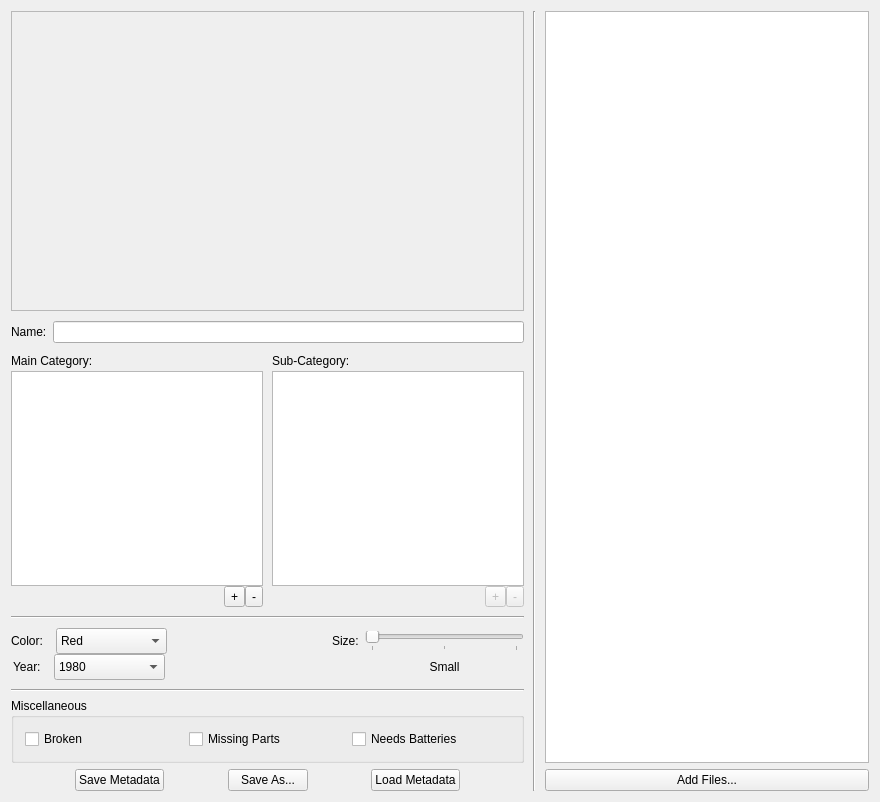
<?xml version="1.0" encoding="UTF-8"?>
<ui version="4.0">
 <class>MainWindow</class>
 <widget class="QMainWindow" name="MainWindow">
  <property name="geometry">
   <rect>
    <x>0</x>
    <y>0</y>
    <width>880</width>
    <height>802</height>
   </rect>
  </property>
  <property name="windowTitle">
   <string>Spectra</string>
  </property>
  <widget class="QWidget" name="centralWidget">
   <layout class="QHBoxLayout" name="horizontalLayout_8">
    <item>
     <widget class="QFrame" name="leftMetaFrame">
      <property name="sizePolicy">
       <sizepolicy hsizetype="Preferred" vsizetype="Preferred">
        <horstretch>0</horstretch>
        <verstretch>1</verstretch>
       </sizepolicy>
      </property>
      <property name="frameShape">
       <enum>QFrame::NoFrame</enum>
      </property>
      <property name="frameShadow">
       <enum>QFrame::Plain</enum>
      </property>
      <layout class="QVBoxLayout" name="verticalLayout_7">
       <property name="leftMargin">
        <number>0</number>
       </property>
       <property name="topMargin">
        <number>0</number>
       </property>
       <property name="rightMargin">
        <number>0</number>
       </property>
       <property name="bottomMargin">
        <number>0</number>
       </property>
       <item>
        <widget class="QFrame" name="previewFrame">
         <property name="minimumSize">
          <size>
           <width>407</width>
           <height>300</height>
          </size>
         </property>
         <property name="frameShape">
          <enum>QFrame::StyledPanel</enum>
         </property>
         <property name="frameShadow">
          <enum>QFrame::Plain</enum>
         </property>
         <property name="lineWidth">
          <number>0</number>
         </property>
         <layout class="QGridLayout" name="gridLayout_3">
          <property name="leftMargin">
           <number>0</number>
          </property>
          <property name="topMargin">
           <number>0</number>
          </property>
          <property name="rightMargin">
           <number>0</number>
          </property>
          <property name="bottomMargin">
           <number>0</number>
          </property>
          <property name="spacing">
           <number>0</number>
          </property>
          <item row="0" column="0">
           <widget class="QLabel" name="pixmapLabel">
            <property name="text">
             <string/>
            </property>
            <property name="scaledContents">
             <bool>true</bool>
            </property>
            <property name="alignment">
             <set>Qt::AlignCenter</set>
            </property>
            <property name="indent">
             <number>0</number>
            </property>
           </widget>
          </item>
         </layout>
        </widget>
       </item>
       <item>
        <spacer name="verticalSpacer_3">
         <property name="orientation">
          <enum>Qt::Vertical</enum>
         </property>
         <property name="sizeType">
          <enum>QSizePolicy::Fixed</enum>
         </property>
         <property name="sizeHint" stdset="0">
          <size>
           <width>20</width>
           <height>4</height>
          </size>
         </property>
        </spacer>
       </item>
       <item>
        <layout class="QHBoxLayout" name="nameLayout">
         <item>
          <widget class="QLabel" name="nameLabel">
           <property name="text">
            <string>Name:</string>
           </property>
           <property name="buddy">
            <cstring>nameLineEdit</cstring>
           </property>
          </widget>
         </item>
         <item>
          <widget class="QLineEdit" name="nameLineEdit"/>
         </item>
        </layout>
       </item>
       <item>
        <spacer name="verticalSpacer_4">
         <property name="orientation">
          <enum>Qt::Vertical</enum>
         </property>
         <property name="sizeType">
          <enum>QSizePolicy::Fixed</enum>
         </property>
         <property name="sizeHint" stdset="0">
          <size>
           <width>20</width>
           <height>5</height>
          </size>
         </property>
        </spacer>
       </item>
       <item>
        <layout class="QGridLayout" name="categoryLayout">
         <item row="0" column="0">
          <widget class="QFrame" name="mainCatLayout">
           <property name="autoFillBackground">
            <bool>true</bool>
           </property>
           <layout class="QVBoxLayout" name="verticalLayout_4">
            <property name="spacing">
             <number>0</number>
            </property>
            <property name="leftMargin">
             <number>0</number>
            </property>
            <property name="topMargin">
             <number>0</number>
            </property>
            <property name="rightMargin">
             <number>0</number>
            </property>
            <property name="bottomMargin">
             <number>0</number>
            </property>
            <item>
             <widget class="QLabel" name="mainCatLabel">
              <property name="text">
               <string>Main Category:</string>
              </property>
              <property name="margin">
               <number>0</number>
              </property>
              <property name="indent">
               <number>0</number>
              </property>
             </widget>
            </item>
            <item>
             <spacer name="verticalSpacer">
              <property name="orientation">
               <enum>Qt::Vertical</enum>
              </property>
              <property name="sizeType">
               <enum>QSizePolicy::Fixed</enum>
              </property>
              <property name="sizeHint" stdset="0">
               <size>
                <width>20</width>
                <height>3</height>
               </size>
              </property>
             </spacer>
            </item>
            <item>
             <widget class="QListWidget" name="mainCatListWidget">
              <property name="minimumSize">
               <size>
                <width>221</width>
                <height>108</height>
               </size>
              </property>
              <property name="focusPolicy">
               <enum>Qt::StrongFocus</enum>
              </property>
              <property name="showDropIndicator" stdset="0">
               <bool>false</bool>
              </property>
             </widget>
            </item>
            <item>
             <widget class="QFrame" name="mainCatButtonLayout_2">
              <property name="frameShape">
               <enum>QFrame::NoFrame</enum>
              </property>
              <layout class="QHBoxLayout" name="mainCatButtonLayout">
               <property name="spacing">
                <number>0</number>
               </property>
               <property name="leftMargin">
                <number>0</number>
               </property>
               <property name="topMargin">
                <number>0</number>
               </property>
               <property name="rightMargin">
                <number>0</number>
               </property>
               <property name="bottomMargin">
                <number>0</number>
               </property>
               <item>
                <spacer name="horizontalSpacer">
                 <property name="orientation">
                  <enum>Qt::Horizontal</enum>
                 </property>
                 <property name="sizeHint" stdset="0">
                  <size>
                   <width>40</width>
                   <height>20</height>
                  </size>
                 </property>
                </spacer>
               </item>
               <item>
                <widget class="QToolButton" name="mainAddButton">
                 <property name="text">
                  <string>+</string>
                 </property>
                </widget>
               </item>
               <item>
                <widget class="QToolButton" name="mainRemoveButton">
                 <property name="text">
                  <string>-</string>
                 </property>
                 <property name="autoRaise">
                  <bool>false</bool>
                 </property>
                </widget>
               </item>
              </layout>
             </widget>
            </item>
           </layout>
          </widget>
         </item>
         <item row="0" column="2">
          <widget class="QFrame" name="subCatLayout">
           <layout class="QVBoxLayout" name="verticalLayout_5">
            <property name="spacing">
             <number>0</number>
            </property>
            <property name="leftMargin">
             <number>0</number>
            </property>
            <property name="topMargin">
             <number>0</number>
            </property>
            <property name="rightMargin">
             <number>0</number>
            </property>
            <property name="bottomMargin">
             <number>0</number>
            </property>
            <item>
             <widget class="QLabel" name="subCatLabel">
              <property name="text">
               <string>Sub-Category:</string>
              </property>
              <property name="margin">
               <number>0</number>
              </property>
              <property name="indent">
               <number>0</number>
              </property>
             </widget>
            </item>
            <item>
             <spacer name="verticalSpacer_2">
              <property name="orientation">
               <enum>Qt::Vertical</enum>
              </property>
              <property name="sizeType">
               <enum>QSizePolicy::Fixed</enum>
              </property>
              <property name="sizeHint" stdset="0">
               <size>
                <width>20</width>
                <height>3</height>
               </size>
              </property>
             </spacer>
            </item>
            <item>
             <widget class="QListWidget" name="subCatListWidget">
              <property name="minimumSize">
               <size>
                <width>221</width>
                <height>108</height>
               </size>
              </property>
              <property name="focusPolicy">
               <enum>Qt::ClickFocus</enum>
              </property>
              <property name="showDropIndicator" stdset="0">
               <bool>false</bool>
              </property>
             </widget>
            </item>
            <item>
             <widget class="QFrame" name="subCatButtonLayout_2">
              <property name="enabled">
               <bool>false</bool>
              </property>
              <layout class="QHBoxLayout" name="subCatButtonLayout">
               <property name="spacing">
                <number>0</number>
               </property>
               <property name="leftMargin">
                <number>0</number>
               </property>
               <property name="topMargin">
                <number>0</number>
               </property>
               <property name="rightMargin">
                <number>0</number>
               </property>
               <property name="bottomMargin">
                <number>0</number>
               </property>
               <item>
                <spacer name="horizontalSpacer_2">
                 <property name="orientation">
                  <enum>Qt::Horizontal</enum>
                 </property>
                 <property name="sizeHint" stdset="0">
                  <size>
                   <width>40</width>
                   <height>20</height>
                  </size>
                 </property>
                </spacer>
               </item>
               <item>
                <widget class="QToolButton" name="subAddButton">
                 <property name="autoFillBackground">
                  <bool>false</bool>
                 </property>
                 <property name="text">
                  <string>+</string>
                 </property>
                </widget>
               </item>
               <item>
                <widget class="QToolButton" name="subRemoveButton">
                 <property name="text">
                  <string>-</string>
                 </property>
                </widget>
               </item>
              </layout>
             </widget>
            </item>
           </layout>
          </widget>
         </item>
         <item row="0" column="1">
          <spacer name="horizontalSpacer_3">
           <property name="orientation">
            <enum>Qt::Horizontal</enum>
           </property>
           <property name="sizeType">
            <enum>QSizePolicy::Fixed</enum>
           </property>
           <property name="sizeHint" stdset="0">
            <size>
             <width>3</width>
             <height>20</height>
            </size>
           </property>
          </spacer>
         </item>
        </layout>
       </item>
       <item>
        <spacer name="verticalSpacer_5">
         <property name="orientation">
          <enum>Qt::Vertical</enum>
         </property>
         <property name="sizeType">
          <enum>QSizePolicy::Fixed</enum>
         </property>
         <property name="sizeHint" stdset="0">
          <size>
           <width>3</width>
           <height>3</height>
          </size>
         </property>
        </spacer>
       </item>
       <item>
        <widget class="Line" name="line">
         <property name="frameShadow">
          <enum>QFrame::Sunken</enum>
         </property>
         <property name="orientation">
          <enum>Qt::Horizontal</enum>
         </property>
        </widget>
       </item>
       <item>
        <spacer name="verticalSpacer_6">
         <property name="orientation">
          <enum>Qt::Vertical</enum>
         </property>
         <property name="sizeType">
          <enum>QSizePolicy::Fixed</enum>
         </property>
         <property name="sizeHint" stdset="0">
          <size>
           <width>20</width>
           <height>3</height>
          </size>
         </property>
        </spacer>
       </item>
       <item>
        <layout class="QGridLayout" name="secondaryLayout">
         <property name="verticalSpacing">
          <number>0</number>
         </property>
         <item row="0" column="0">
          <layout class="QHBoxLayout" name="colorLayout" stretch="1,0">
           <item>
            <widget class="QLabel" name="colorLabel">
             <property name="sizePolicy">
              <sizepolicy hsizetype="Fixed" vsizetype="Preferred">
               <horstretch>0</horstretch>
               <verstretch>0</verstretch>
              </sizepolicy>
             </property>
             <property name="minimumSize">
              <size>
               <width>39</width>
               <height>20</height>
              </size>
             </property>
             <property name="autoFillBackground">
              <bool>false</bool>
             </property>
             <property name="text">
              <string>Color:</string>
             </property>
             <property name="buddy">
              <cstring>colorComboBox</cstring>
             </property>
            </widget>
           </item>
           <item>
            <widget class="QComboBox" name="colorComboBox">
             <property name="sizePolicy">
              <sizepolicy hsizetype="Fixed" vsizetype="Fixed">
               <horstretch>0</horstretch>
               <verstretch>0</verstretch>
              </sizepolicy>
             </property>
             <property name="minimumSize">
              <size>
               <width>111</width>
               <height>26</height>
              </size>
             </property>
             <item>
              <property name="text">
               <string>Red</string>
              </property>
             </item>
             <item>
              <property name="text">
               <string>Orange</string>
              </property>
             </item>
             <item>
              <property name="text">
               <string>Yellow</string>
              </property>
             </item>
             <item>
              <property name="text">
               <string>Green</string>
              </property>
             </item>
             <item>
              <property name="text">
               <string>Blue</string>
              </property>
             </item>
             <item>
              <property name="text">
               <string>Purple</string>
              </property>
             </item>
             <item>
              <property name="text">
               <string>Black</string>
              </property>
             </item>
             <item>
              <property name="text">
               <string>White</string>
              </property>
             </item>
             <item>
              <property name="text">
               <string>Multi</string>
              </property>
             </item>
            </widget>
           </item>
          </layout>
         </item>
         <item row="0" column="1">
          <spacer name="horizontalSpacer_4">
           <property name="orientation">
            <enum>Qt::Horizontal</enum>
           </property>
           <property name="sizeType">
            <enum>QSizePolicy::Expanding</enum>
           </property>
           <property name="sizeHint" stdset="0">
            <size>
             <width>50</width>
             <height>20</height>
            </size>
           </property>
          </spacer>
         </item>
         <item row="1" column="3">
          <widget class="QLabel" name="sizeSelectedLabel">
           <property name="text">
            <string>Small</string>
           </property>
           <property name="alignment">
            <set>Qt::AlignCenter</set>
           </property>
           <property name="buddy">
            <cstring>sizeSlider</cstring>
           </property>
          </widget>
         </item>
         <item row="0" column="2">
          <widget class="QLabel" name="sizeSliderLabel">
           <property name="text">
            <string>Size:</string>
           </property>
           <property name="buddy">
            <cstring>sizeSlider</cstring>
           </property>
          </widget>
         </item>
         <item row="0" column="3">
          <widget class="QSlider" name="sizeSlider">
           <property name="maximum">
            <number>2</number>
           </property>
           <property name="orientation">
            <enum>Qt::Horizontal</enum>
           </property>
           <property name="tickPosition">
            <enum>QSlider::TicksBelow</enum>
           </property>
           <property name="tickInterval">
            <number>1</number>
           </property>
          </widget>
         </item>
         <item row="1" column="0">
          <layout class="QHBoxLayout" name="yearLayout" stretch="1,0">
           <property name="spacing">
            <number>-1</number>
           </property>
           <item>
            <widget class="QLabel" name="yearLabel">
             <property name="sizePolicy">
              <sizepolicy hsizetype="Fixed" vsizetype="Preferred">
               <horstretch>0</horstretch>
               <verstretch>0</verstretch>
              </sizepolicy>
             </property>
             <property name="minimumSize">
              <size>
               <width>39</width>
               <height>20</height>
              </size>
             </property>
             <property name="text">
              <string>Year: </string>
             </property>
             <property name="buddy">
              <cstring>yearComboBox</cstring>
             </property>
            </widget>
           </item>
           <item>
            <widget class="QComboBox" name="yearComboBox">
             <property name="sizePolicy">
              <sizepolicy hsizetype="Fixed" vsizetype="Fixed">
               <horstretch>0</horstretch>
               <verstretch>0</verstretch>
              </sizepolicy>
             </property>
             <property name="minimumSize">
              <size>
               <width>111</width>
               <height>26</height>
              </size>
             </property>
             <property name="maxVisibleItems">
              <number>10</number>
             </property>
             <property name="frame">
              <bool>true</bool>
             </property>
             <item>
              <property name="text">
               <string>1980</string>
              </property>
             </item>
            </widget>
           </item>
          </layout>
         </item>
        </layout>
       </item>
       <item>
        <spacer name="verticalSpacer_7">
         <property name="orientation">
          <enum>Qt::Vertical</enum>
         </property>
         <property name="sizeType">
          <enum>QSizePolicy::Fixed</enum>
         </property>
         <property name="sizeHint" stdset="0">
          <size>
           <width>20</width>
           <height>3</height>
          </size>
         </property>
        </spacer>
       </item>
       <item>
        <widget class="Line" name="line_2">
         <property name="orientation">
          <enum>Qt::Horizontal</enum>
         </property>
        </widget>
       </item>
       <item>
        <widget class="QGroupBox" name="miscDataLayout">
         <property name="sizePolicy">
          <sizepolicy hsizetype="Preferred" vsizetype="Preferred">
           <horstretch>0</horstretch>
           <verstretch>0</verstretch>
          </sizepolicy>
         </property>
         <property name="title">
          <string>Miscellaneous</string>
         </property>
         <property name="flat">
          <bool>false</bool>
         </property>
         <layout class="QGridLayout" name="gridLayout_5">
          <item row="0" column="0">
           <layout class="QHBoxLayout" name="checkboxLayout">
            <item>
             <widget class="QCheckBox" name="brokenCheckBox">
              <property name="text">
               <string>Broken</string>
              </property>
             </widget>
            </item>
            <item>
             <widget class="QCheckBox" name="missingCheckBox">
              <property name="text">
               <string>Missing Parts</string>
              </property>
             </widget>
            </item>
            <item>
             <widget class="QCheckBox" name="batteriesCheckBox">
              <property name="text">
               <string>Needs Batteries</string>
              </property>
             </widget>
            </item>
           </layout>
          </item>
         </layout>
        </widget>
       </item>
       <item>
        <layout class="QHBoxLayout" name="saveButtonLayout">
         <property name="spacing">
          <number>0</number>
         </property>
         <item>
          <spacer name="horizontalSpacer_6">
           <property name="orientation">
            <enum>Qt::Horizontal</enum>
           </property>
           <property name="sizeHint" stdset="0">
            <size>
             <width>40</width>
             <height>20</height>
            </size>
           </property>
          </spacer>
         </item>
         <item>
          <widget class="QPushButton" name="saveButton">
           <property name="text">
            <string>Save Metadata</string>
           </property>
          </widget>
         </item>
         <item>
          <spacer name="horizontalSpacer_10">
           <property name="orientation">
            <enum>Qt::Horizontal</enum>
           </property>
           <property name="sizeHint" stdset="0">
            <size>
             <width>40</width>
             <height>20</height>
            </size>
           </property>
          </spacer>
         </item>
         <item>
          <widget class="QPushButton" name="saveAsButton">
           <property name="text">
            <string>Save As...</string>
           </property>
          </widget>
         </item>
         <item>
          <spacer name="horizontalSpacer_7">
           <property name="orientation">
            <enum>Qt::Horizontal</enum>
           </property>
           <property name="sizeHint" stdset="0">
            <size>
             <width>40</width>
             <height>20</height>
            </size>
           </property>
          </spacer>
         </item>
         <item>
          <widget class="QPushButton" name="loadButton">
           <property name="text">
            <string>Load Metadata</string>
           </property>
          </widget>
         </item>
         <item>
          <spacer name="horizontalSpacer_9">
           <property name="orientation">
            <enum>Qt::Horizontal</enum>
           </property>
           <property name="sizeHint" stdset="0">
            <size>
             <width>40</width>
             <height>20</height>
            </size>
           </property>
          </spacer>
         </item>
        </layout>
       </item>
      </layout>
     </widget>
    </item>
    <item>
     <spacer name="horizontalSpacer_5">
      <property name="orientation">
       <enum>Qt::Horizontal</enum>
      </property>
      <property name="sizeType">
       <enum>QSizePolicy::Fixed</enum>
      </property>
      <property name="sizeHint" stdset="0">
       <size>
        <width>3</width>
        <height>20</height>
       </size>
      </property>
     </spacer>
    </item>
    <item>
     <widget class="Line" name="line_3">
      <property name="orientation">
       <enum>Qt::Vertical</enum>
      </property>
     </widget>
    </item>
    <item>
     <spacer name="horizontalSpacer_8">
      <property name="orientation">
       <enum>Qt::Horizontal</enum>
      </property>
      <property name="sizeType">
       <enum>QSizePolicy::Fixed</enum>
      </property>
      <property name="sizeHint" stdset="0">
       <size>
        <width>3</width>
        <height>20</height>
       </size>
      </property>
     </spacer>
    </item>
    <item>
     <layout class="QVBoxLayout" name="fileListWidgetLayout">
      <item>
       <widget class="QListWidget" name="fileListWidget">
        <property name="sizePolicy">
         <sizepolicy hsizetype="MinimumExpanding" vsizetype="Expanding">
          <horstretch>0</horstretch>
          <verstretch>0</verstretch>
         </sizepolicy>
        </property>
        <property name="minimumSize">
         <size>
          <width>324</width>
          <height>0</height>
         </size>
        </property>
        <property name="focusPolicy">
         <enum>Qt::ClickFocus</enum>
        </property>
       </widget>
      </item>
      <item>
       <widget class="QPushButton" name="addFilesButton">
        <property name="text">
         <string>Add Files...</string>
        </property>
       </widget>
      </item>
     </layout>
    </item>
   </layout>
   <zorder>leftMetaFrame</zorder>
   <zorder>horizontalSpacer_5</zorder>
   <zorder>line_3</zorder>
   <zorder>horizontalSpacer_8</zorder>
  </widget>
 </widget>
 <layoutdefault spacing="6" margin="11"/>
 <tabstops>
  <tabstop>nameLineEdit</tabstop>
  <tabstop>mainCatListWidget</tabstop>
  <tabstop>mainAddButton</tabstop>
  <tabstop>mainRemoveButton</tabstop>
  <tabstop>subCatListWidget</tabstop>
  <tabstop>subAddButton</tabstop>
  <tabstop>subRemoveButton</tabstop>
  <tabstop>colorComboBox</tabstop>
  <tabstop>sizeSlider</tabstop>
  <tabstop>yearComboBox</tabstop>
  <tabstop>brokenCheckBox</tabstop>
  <tabstop>missingCheckBox</tabstop>
  <tabstop>batteriesCheckBox</tabstop>
  <tabstop>fileListWidget</tabstop>
  <tabstop>saveButton</tabstop>
 </tabstops>
 <resources/>
 <connections/>
</ui>
